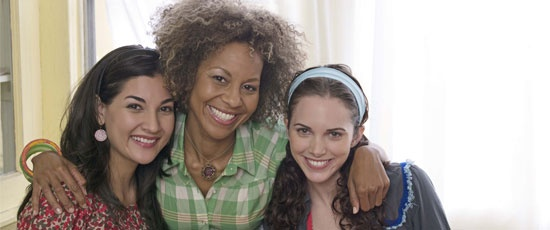
#> input picture Multiple face detection/man3.jpg, 550 x 230 px
$ jupyter execute Untitled.ipynb
#> lines starting #> are read from the running program, lines starting #| are printed output that depends on the picture
[cell 1]
import numpy as np
from matplotlib import pyplot as plt
import cv2
import glob

[cell 2]
txtfiles = []
for file in glob.glob("man3.jpg"):
    txtfiles.append(file)

[cell 3]
for i in txtfiles:
    img = cv2.imread(i,cv2.IMREAD_COLOR)
#> img is the input picture: shape (230, 550, 3); mean B, G, R 151.9, 160.5, 169.4
    img = img.copy()
    #img = cv2.cvtColor(img, cv2.COLOR_BGR2GRAY)

[cell 4]
cv2.imshow('image',img)
cv2.waitKey(0)
cv2.destroyAllWindows()

[cell 5]
import matplotlib.image as mpimg
img = mpimg.imread('man3.jpg')
imgplot = plt.imshow(img)
plt.show()

[cell 6]
facecascade = cv2.CascadeClassifier('haarcascade_frontalface_default.xml')

[cell 7]
eye_cascade = cv2.CascadeClassifier('haarcascade_eye.xml')

[cell 8]
faces = facecascade.detectMultiScale(img, scaleFactor=1.2, minNeighbors=5)
#> faces = [[282, 103, 74, 74], [106, 76, 83, 83], [195, 52, 80, 80]]

[cell 9]
print('Total number of Faces found',len(faces))
#| Total number of Faces found 3

[cell 10]
for (x, y, w, h) in faces:
    face_detect = cv2.rectangle(img, (x, y), (x+w, y+h), (255, 0, 255), 2)
    roi_gray = img[y:y+h, x:x+w]
    roi_color = img[y:y+h, x:x+w]
    plt.imshow(face_detect)
    plt.show()
#> this loop made 3 passes
#> pass 1, `roi_gray = img[y:y+h, x:x+w]`:
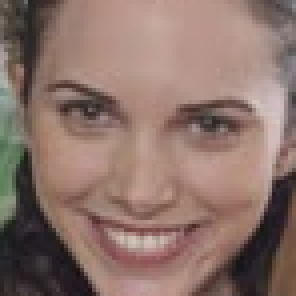
#> roi_gray: shape (74, 74, 3) (shown 4 times larger); mean R, G, B 140, 114.7, 106.4
#> pass 2, `roi_gray = img[y:y+h, x:x+w]`:
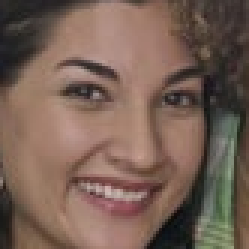
#> roi_gray: shape (83, 83, 3) (shown 3 times larger); mean R, G, B 119.7, 96.5, 84.6

[cell 11]
eyes = eye_cascade.detectMultiScale(roi_gray)
#> eyes = [[12, 16, 24, 24], [41, 25, 22, 22]]
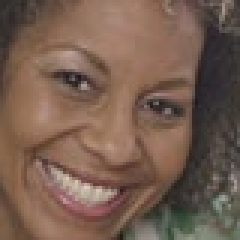
#> roi_gray: shape (80, 80, 3) (shown 3 times larger); mean R, G, B 118.7, 94, 80
for (ex,ey,ew,eh) in eyes:
    eye_detect = cv2.rectangle(roi_color,(ex,ey),(ex+ew,ey+eh),(255,0,255),2)
    plt.imshow(eye_detect)
    plt.show()
#> this loop made 2 passes
#> pass 1, `eye_detect = cv2.rectangle(roi_color,(ex,ey),(ex+ew,ey+eh),(255,0,255)..`:
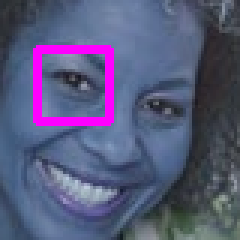
#> eye_detect: shape (80, 80, 3) (shown 3 times larger); mean of channels 0, 1, 2 123.3, 88.8, 87.1; drawn as B, G, R
#> pass 2, `eye_detect = cv2.rectangle(roi_color,(ex,ey),(ex+ew,ey+eh),(255,0,255)..`:
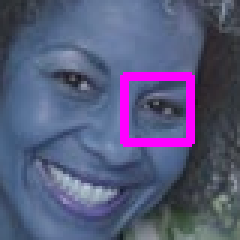
#> eye_detect: shape (80, 80, 3) (shown 3 times larger); mean of channels 0, 1, 2 123.5, 89.7, 86.8; drawn as B, G, R

$ run again, with Multiple face detection/IMG_1052.JPG copied over Multiple face detection/man3.jpg
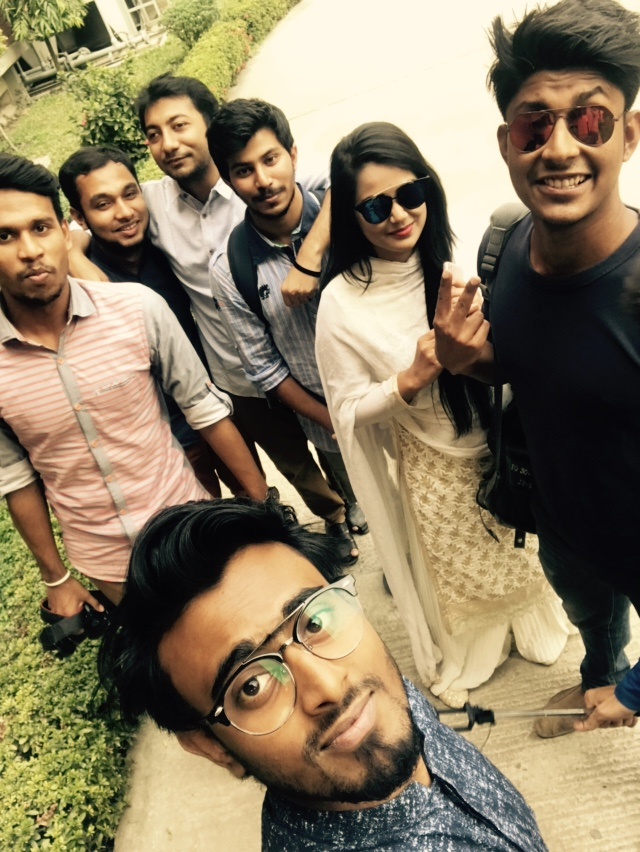
#> input picture Multiple face detection/IMG_1052.JPG, 640 x 852 px
#> img is the input picture: shape (852, 640, 3); mean B, G, R 96.9, 124.1, 138.4
#> faces = [[127, 97, 81, 81], [347, 165, 97, 97], [483, 67, 147, 147]]
#| Total number of Faces found 3
#> the loop `for (x, y, w, h) in faces:` made 3 passes
#> eyes = [[63, 32, 50, 50], [32, 7, 114, 114]]
#> `eyes = eye_cascade.detectMultiScale(roi_gray)`:
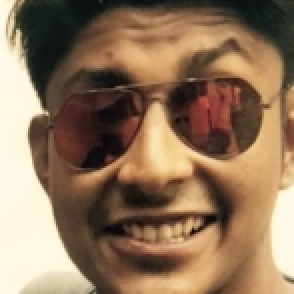
#> roi_gray: shape (147, 147, 3) (shown 2 times larger); mean R, G, B 143.5, 116.4, 90.3
#> the loop `for (ex,ey,ew,eh) in eyes:` made 2 passes
#> pass 2, `eye_detect = cv2.rectangle(roi_color,(ex,ey),(ex+ew,ey+eh),(255,0,255)..`:
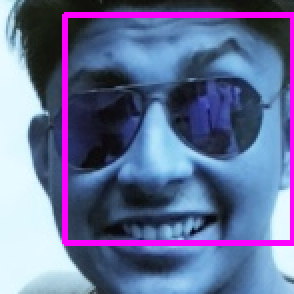
#> eye_detect: shape (147, 147, 3) (shown 2 times larger); mean of channels 0, 1, 2 151.5, 110.9, 100.9; drawn as B, G, R
